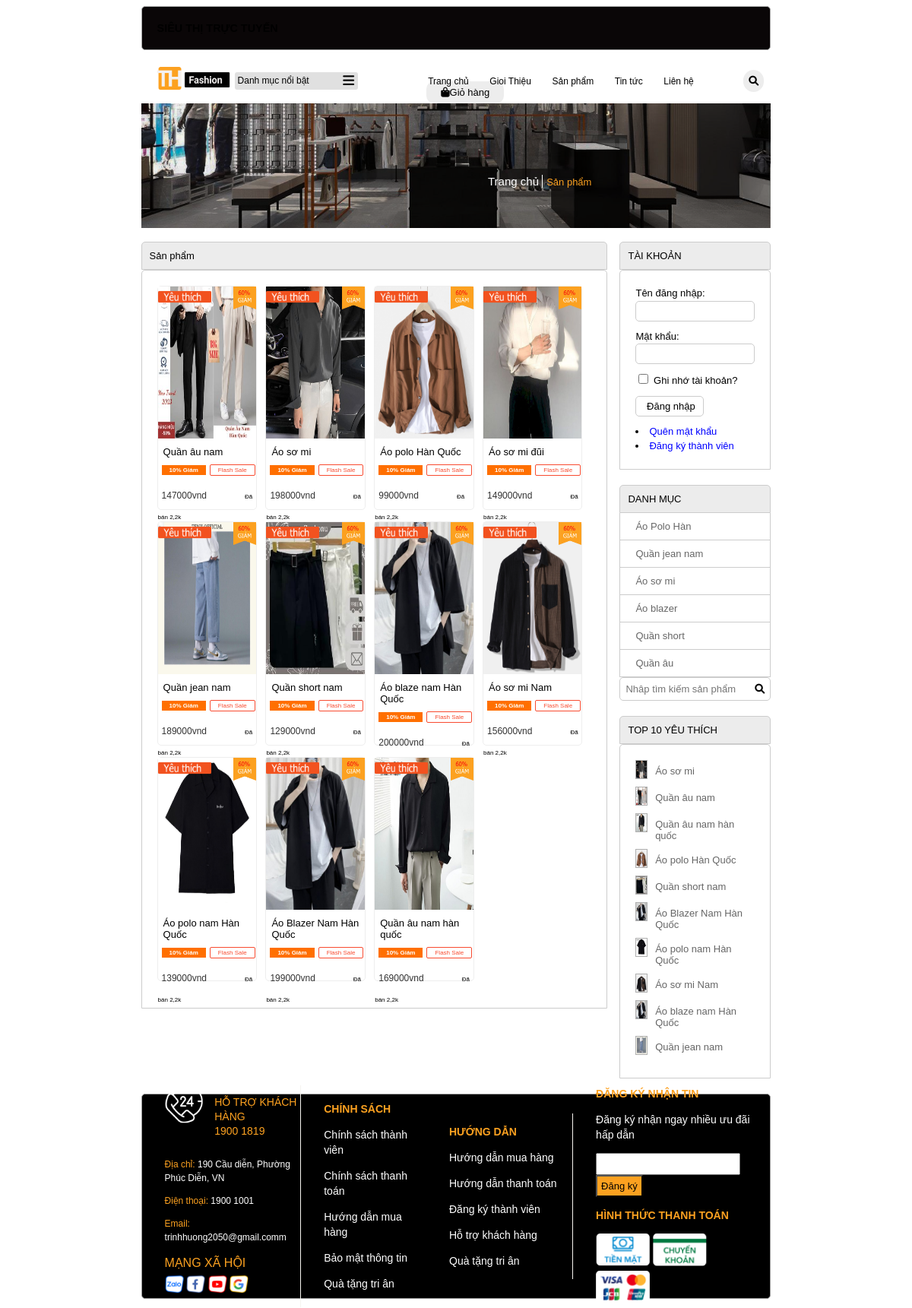
/index.php?act=sanpham, run on the app's committed database.
### tables this page shows
CREATE TABLE `sanpham` (
  `id` int(11) NOT NULL,
  `name` varchar(255) NOT NULL,
  `price` double(10,2) NOT NULL DEFAULT 0.00,
  `img` varchar(255) NOT NULL,
  `mota` text NOT NULL,
  `luotxem` int(11) NOT NULL DEFAULT 0,
  `iddm` int(11) NOT NULL
);

CREATE TABLE `danhmuc` (
  `id` int(11) NOT NULL,
  `name` varchar(255) NOT NULL
);

### model/pdo.php (called while the page is built, shortened)
<?php
function pdo_get_connection(){
    $dburl = "mysql:host=localhost;dbname=duanmau2023;charset=utf8";
    $username = 'root';
    $password = '';
    $conn = new PDO($dburl, $username, $password);
    $conn->setAttribute(PDO::ATTR_ERRMODE, PDO::ERRMODE_EXCEPTION);
    return $conn;
}
function pdo_query($sql){
    $sql_args = array_slice(func_get_args(), 1);
    try{
        $conn = pdo_get_connection();
        $stmt = $conn->prepare($sql);
        $stmt->execute($sql_args);
        $rows = $stmt->fetchAll();
        return $rows;
    }
    catch(PDOException $e){
        throw $e;
    }
    finally{
        unset($conn);
    }
}

### model/sanpham.php (called while the page is built, shortened)
<?php
function loadAll_sanpham_top10(){
    $sql = "SELECT * FROM sanpham where 1 order by luotxem desc limit 0,10";
    $listsanpham = pdo_query($sql);
    return $listsanpham;
}
function loadAll_sanpham_home(){
    $sql = "SELECT * FROM sanpham where 1 order by id desc limit 0,13";
    $listsanpham = pdo_query($sql);
    return $listsanpham;
}
function loadAll_sanpham($kyw="",$iddm=0){
    $sql = "SELECT * FROM sanpham where 1";
    $sql.=" order by id desc";
    $listsanpham = pdo_query($sql);
    return $listsanpham;
}
?>

### global.php (called while the page is built)
<?php
   $img_path = "upload/";
?>

### model/danhmuc.php (called while the page is built, shortened)
<?php
function loadAll_danhmuc(){
    $sql = "SELECT * FROM danhmuc order by id desc";
    $listdanhmuc = pdo_query($sql);
    return $listdanhmuc;
}
?>

### view/sanpham.php (the view, shortened to what this page needs)
<html>
    <head>
    </head>
</html>
<div class="row mb ">
    <div class="img">
        <img src="view/image/anhnen.png" alt="">
        <div class="about">
                <a class="name1" href="index.php">Trang chủ </a>
                <a class="name2" href="">Sản phẩm</a>
        </div>
    </div>
    <div class="boxleft mr">
        <div class="row mb">
            <div class="boxtitle">Sản phẩm  </div>
            <div class="row boxcontent">
                <?php
                     $i = 0;
                     foreach ($dssp as $sp) {
                         extract($sp);
                         $linksp = "index.php?act=sanphamct&idsp=".$id;
                         $hinh = $img_path.$img;
                         if(($i == 3) || ($i == 7) ||($i == 11)  ){
                             $mr = "";
                         }else{
                             $mr = "mr";
                         }
                         echo '
                    <div class="boxsp '.$mr.'">
                        <img src="'.$hinh.'" alt="">
                         <a href="'.$linksp.'">'.$name.'</a>
                         <h6>10% Giảm</h6><span class="flash_sale">Flash Sale</span> <br>
                         <p>'.$price.'vnd</p><span class="name">Đã bán 2,2k</span>
                         <div class="cart">
                            <form action="index.php?act=addtocart" method="post">
                            <input type="hidden" name="id" value="'.$id.'">
                            <input type="hidden" name="name" value="'.$name.'">
                            <input type="hidden" name="img" value="'.$img.'">
                            <input type="hidden" name="price" value="'.$price.'">
                            <button type="submit" name="addtocart">
                            <i class="fa-solid fa-bag-shopping"></i>
                            </button>
                            <i id="search" class="fa-solid fa-magnifying-glass"></i>
                            </form>
                        </div>
                         <div class="love">
                             <img src="view/image/yeutich.png" alt="">
                         </div>
                         <div class="giam">
                             <img src="view/image/giamgia.png" alt="">
                         </div>
                    </div>';
                         $i++;
                     }
                ?>
            </div>
        </div>
    </div>
    <div class="boxright">
        <?php include 'boxright.php'?>
    </div>
</div>

### view/boxright.php
<div class="row mb">
    <div class="boxtitle">TÀI KHOẢN</div>
    <div class="boxcontent formtaikhoan">
        <?php
        if(isset($_SESSION['user'])){
            extract($_SESSION['user']);
           ?>
        <div class="row mb10">
            <label for="">Xin chao:</label>
            <?=$user?>
        </div>
        <div class="row mb10">
            <li><a href="index.php?act=quenmk">Quên mật khẩu</a></li>
            <li><a href="index.php?act=edit_taikhoan">Cap nhap tai khoan</a></li>
            <?php
            if($role == 1){
            ?>
            <li><a href="admin/index.php">Dang nhap Admin</a></li>
            <?php }?>
            <li><a href="index.php?act=thoat">Thoat</a></li>
        </div>
        <?php
        }else{
        ?>
        <form action="index.php?act=dangnhap" method="post">
            <div class="row mb10">
                <label for="">Tên đăng nhập:</label>
                <input type="text" name="user"> <br>
            </div>
            <div class="row mb10">
                <label for="">Mật khẩu:</label> <br>
                <input type="text" name="pass">
            </div>
            <div class="row mb10">
                <input type="checkbox"> Ghi nhớ tài khoản?
            </div>
            <div class="row mb10">
                <input type="submit" name="dangnhap" value=" Đăng nhập">
            </div>
            <li><a href="index.php?act=quenmk">Quên mật khẩu</a></li>
            <li><a href="index.php?act=dangky">Đăng ký thành viên</a></li>
        </form>
        <?php }?>
    </div>
</div>
<div class="row mb">
    <div class="boxtitle">DANH MỤC</div>
    <div class="boxcontent2 menudoc">
        <ul>
            <?php
                    foreach ($dsdm as $dm) {
                        extract($dm);
                        $linkdm ="index.php?act=sanpham&iddm=".$id;
                        echo'
                        <li>
                        <a href="'.$linkdm.'">'.$name.'</a>
                        </li>
                        ';
                    }
                    ?>
        </ul>
    </div>
    <div class="boxfooter searchbox">
        <form action="index.php?act=sanpham" method="post">
            <input type="text" placeholder="Nhâp tìm kiếm sản phẩm" id="search-input" name="kyw">
            <button type="submit" name="timkiem">
            <i class="fa-solid fa-magnifying-glass"></i>
            </button>
        </form>
    </div>
</div>
<div class="row">
    <div class="boxtitle">TOP 10 YÊU THÍCH</div>
    <div class="row boxcontent">
        <?php
                foreach ($dstop10 as $sp) {
                    extract($sp);
                    $linksp = "index.php?act=sanphamct&idsp=".$id;
                    $img = $img_path.$img;
                    echo '
                    <div class="row mb10 top10">
                    <img src="'.$img.'" alt="">
                    <a href="'.$linksp.'">'.$name.'</a>
                </div>
                    ';
                }
                ?>
    </div>
</div>

### view/css/style.css (style rules this page uses)
* { box-sizing: border-box; font-family: sans-serif; font-size: 13px; }
.row { float: left; width: 100%; }
.mb { margin-bottom: 20px; }
.mb10 { margin-bottom: 10px; }
.mr { margin-right: 2%; }
.boxleft { float: left; width: 74%; }
.boxright { float: left; width: 24%; }
.boxtitle { background-color: #ececec; border-top-left-radius: 5px; border-top-right-radius: 5px; border: 1px solid #ccc; padding: 10px; }
.boxcontent2 { border-left: 1px #ccc solid; border-right: 1px #ccc solid; min-height: 190px; }
.boxcontent { background-color: #ffffff; border-top-left-radius: 5px; border-top-right-radius: 5px; border: 1px solid #ccc; min-height: 200px; padding: 20px; }
.boxsp { float: left; position: relative; width: 23%; height: 295px; border: 1px #eee solid; border-radius: 5px; margin-bottom: 15px; transition: all 0.3s ease-in-out; }
.boxsp a { text-decoration: none; color: #000; font-size: 13px; padding: 7px; display: block; }
.boxsp h6 { font-size: 8px; color: #fff; background-color: #ff6f00; padding: 2px 10px; margin-top: 0px; margin-left: 5px; display: inline-block; }
.name { font-size: 8px; border-radius: 2px; margin-left: 50px; }
.flash_sale { font-size: 8px; color: #F84B30; border: 1px solid #F84B30; padding: 2px 10px; border-radius: 2px; margin-left: 5px; }
.boxsp p { font-size: 12px; color: #333; margin-top: -5px; padding-left: 5px; display: inline-block; }
.boxsp img { width: 100%; height: 200px; }
.love { position: absolute; top: 5px; }
.love img { width: 70px; height: 17px; }
.giam { position: absolute; top: 0; right: 0px; }
.giam img { width: 30px; height: 30px; }
.formtaikhoan { line-height: 150%; }
.formtaikhoan input[type="text"], .formtaikhoan input[type="password"], .formcontent input[type="text"] { width: 100%; border: 1px #ccc solid; padding: 5px 10px; border-radius: 5px; }
.formtaikhoan input[type="checkbox"] { border-radius: 5px; }
.formtaikhoan input[type="submit"], .formcontent input[type="submit"], .formcontent input[type="reset"], .formcontent input[type="button"] { border-radius: 5px; padding: 5px 10px; background-color: white; border: 1px #ccc solid; }
.formtaikhoan li a { color: blue; text-decoration: none; }
.menudoc ul { margin: 0; padding: 0; list-style: none; }
.menudoc ul li { padding: 10px 20px; background-color: #ffffff; border-bottom: 1px #ccc solid; }
.menudoc ul li a { color: #666; text-decoration: none; }
.searchbox { position: relative; }
.searchbox input[type="text"] { width: 100%; padding: 7px; background-color: #ffffff; border: 1px #ccc solid; border-radius: 5px; }
.searchbox button { border: none; background-color: #ffffff; color: #000000; padding: 2px; position: absolute; top: 6px; right: 6px; border-radius: 2px; }
.searchbox input::placeholder { width: 50ch; text-wrap: nowrap; overflow: hidden; animation: typing 1.5s steps(35) infinite alternate-reverse; }
.top10 img { width: 10%; height: 25px; float: left; margin-right: 10px; border: 1px solid #b0b0b0; }
.top10 a { color: #666; text-decoration: none; padding-top: 7px; display: block; }

### view/sanpham.php (style rules this page uses)
.img img { width: 100%; }
.about { position: absolute; top: 230px; left: 637px; }
.about a { padding-left: 5px; }
.name1 { color: #ffffff; font-size: 15px; text-decoration: none; border-right: 1px solid #ffffff; }
.name2 { color: #FCA120; text-decoration: none; font-size: 13px; }
.img { margin-bottom: 15px; }

### data on the page
sanpham: img (picture), name "Quần âu nam", price "147000", shows a picture
sanpham: img (picture), name "Áo sơ mi", price "198000", shows a picture
sanpham: img (picture), name "Áo polo Hàn Quốc", price "99000", shows a picture
sanpham: img (picture), name "Áo sơ mi đũi", price "149000"
sanpham: img (picture), name "Quần jean nam", price "189000", shows a picture
sanpham: img (picture), name "Quần short nam", price "129000", shows a picture
sanpham: img (picture), name "Áo blaze nam Hàn Quốc", price "200000"
sanpham: img (picture), name "Áo sơ mi Nam", price "156000", shows a picture
sanpham: img (picture), name "Áo polo nam Hàn Quốc", price "139000", shows a picture
sanpham: img (picture), name "Áo Blazer Nam Hàn Quốc", price "199000"
sanpham: img (picture), name "Quần âu nam hàn quốc", price "169000", shows a picture
danhmuc: name "Áo Polo Hàn"
danhmuc: name "Quần jean nam"
danhmuc: name "Áo sơ mi"
danhmuc: name "Áo blazer"
danhmuc: name "Quần short"
danhmuc: name "Quần âu"
